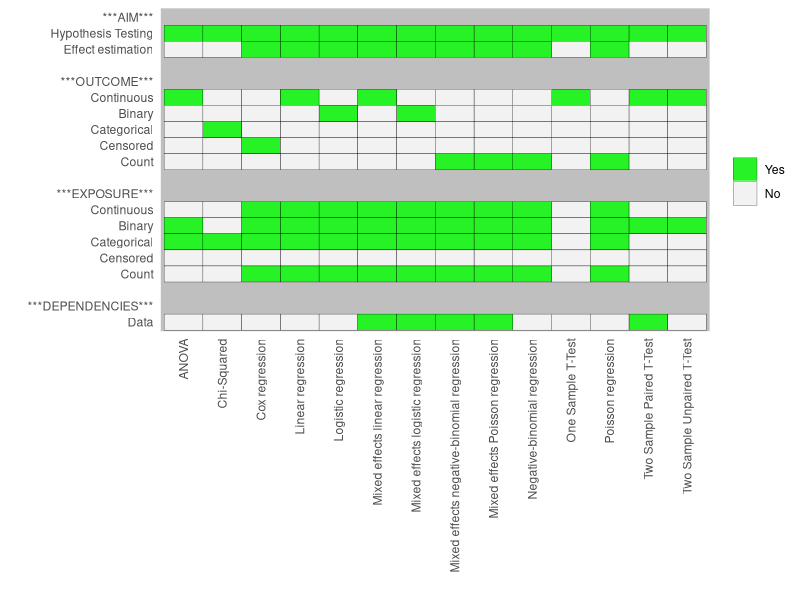

Write the R code that produced this figure.
## ---- chunk 1
library(data.table)
library(ggplot2)
data <- vector("list",100)
data[[1]] <- data.frame(
  "Method"="Chi-Squared",
  
  "***AIM***"=" ",
  "Hypothesis Testing"="Yes",
  "Effect estimation"="No",
  
  " "=" ",
  "***OUTCOME***"=" ",
  "Continuous"="No",
  "Binary"="No",
  "Categorical"="Yes",
  "Censored"="No",
  "Count"="No",
  
  "  "=" ",
  "***EXPOSURE***"=" ",
  "Continuous"="No",
  "Binary"="No",
  "Categorical"="Yes",
  "Censored"="No",
  "Count"="No",
  
  "   "=" ",
  "***DEPENDENCIES***"=" ",
  "Data"="No"
  )

data[[2]] <- data.frame(
  "Method"="One Sample T-Test",
  
  "***AIM***"=" ",
  "Hypothesis Testing"="Yes",
  "Effect estimation"="No",
  
  " "=" ",
  "***OUTCOME***"=" ",
  "Continuous"="Yes",
  "Binary"="No",
  "Categorical"="No",
  "Censored"="No",
  "Count"="No",
  
  "  "=" ",
  "***EXPOSURE***"=" ",
  "Continuous"="No",
  "Binary"="No",
  "Categorical"="No",
  "Censored"="No",
  "Count"="No",
  
  "   "=" ",
  "***DEPENDENCIES***"=" ",
  "Data"="No"
  )

data[[3]] <- data.frame(
  "Method"="Two Sample Paired T-Test",
  
  "***AIM***"=" ",
  "Hypothesis Testing"="Yes",
  "Effect estimation"="No",
  
  " "=" ",
  "***OUTCOME***"=" ",
  "Continuous"="Yes",
  "Binary"="No",
  "Categorical"="No",
  "Censored"="No",
  "Count"="No",
  
  "  "=" ",
  "***EXPOSURE***"=" ",
  "Continuous"="No",
  "Binary"="Yes",
  "Categorical"="No",
  "Censored"="No",
  "Count"="No",
  
  "   "=" ",
  "***DEPENDENCIES***"=" ",
  "Data"="Yes"
  )

data[[4]] <- data.frame(
  "Method"="Two Sample Unpaired T-Test",
  
  "***AIM***"=" ",
  "Hypothesis Testing"="Yes",
  "Effect estimation"="No",
  
  " "=" ",
  "***OUTCOME***"=" ",
  "Continuous"="Yes",
  "Binary"="No",
  "Categorical"="No",
  "Censored"="No",
  "Count"="No",
  
  "  "=" ",
  "***EXPOSURE***"=" ",
  "Continuous"="No",
  "Binary"="Yes",
  "Categorical"="No",
  "Censored"="No",
  "Count"="No",
  
  "   "=" ",
  "***DEPENDENCIES***"=" ",
  "Data"="No"
  )

data[[5]] <- data.frame(
  "Method"="ANOVA",
  
  "***AIM***"=" ",
  "Hypothesis Testing"="Yes",
  "Effect estimation"="No",
  
  " "=" ",
  "***OUTCOME***"=" ",
  "Continuous"="Yes",
  "Binary"="No",
  "Categorical"="No",
  "Censored"="No",
  "Count"="No",
  
  "  "=" ",
  "***EXPOSURE***"=" ",
  "Continuous"="No",
  "Binary"="Yes",
  "Categorical"="Yes",
  "Censored"="No",
  "Count"="No",
  
  "   "=" ",
  "***DEPENDENCIES***"=" ",
  "Data"="No"
  )

data[[6]] <- data.frame(
  "Method"="Linear regression",
  
  "***AIM***"=" ",
  "Hypothesis Testing"="Yes",
  "Effect estimation"="Yes",
  
  " "=" ",
  "***OUTCOME***"=" ",
  "Continuous"="Yes",
  "Binary"="No",
  "Categorical"="No",
  "Censored"="No",
  "Count"="No",
  
  "  "=" ",
  "***EXPOSURE***"=" ",
  "Continuous"="Yes",
  "Binary"="Yes",
  "Categorical"="Yes",
  "Censored"="No",
  "Count"="Yes",
  
  "   "=" ",
  "***DEPENDENCIES***"=" ",
  "Data"="No"
  )

data[[7]] <- data.frame(
  "Method"="Logistic regression",
  
  "***AIM***"=" ",
  "Hypothesis Testing"="Yes",
  "Effect estimation"="Yes",
  
  " "=" ",
  "***OUTCOME***"=" ",
  "Continuous"="No",
  "Binary"="Yes",
  "Categorical"="No",
  "Censored"="No",
  "Count"="No",
  
  "  "=" ",
  "***EXPOSURE***"=" ",
  "Continuous"="Yes",
  "Binary"="Yes",
  "Categorical"="Yes",
  "Censored"="No",
  "Count"="Yes",
  
  "   "=" ",
  "***DEPENDENCIES***"=" ",
  "Data"="No"
  )

data[[8]] <- data.frame(
  "Method"="Poisson regression",
  
  "***AIM***"=" ",
  "Hypothesis Testing"="Yes",
  "Effect estimation"="Yes",
  
  " "=" ",
  "***OUTCOME***"=" ",
  "Continuous"="No",
  "Binary"="No",
  "Categorical"="No",
  "Censored"="No",
  "Count"="Yes",
  
  "  "=" ",
  "***EXPOSURE***"=" ",
  "Continuous"="Yes",
  "Binary"="Yes",
  "Categorical"="Yes",
  "Censored"="No",
  "Count"="Yes",
  
  "   "=" ",
  "***DEPENDENCIES***"=" ",
  "Data"="No"
  )

data[[9]] <- data.frame(
  "Method"="Negative-binomial regression",
  
  "***AIM***"=" ",
  "Hypothesis Testing"="Yes",
  "Effect estimation"="Yes",
  
  " "=" ",
  "***OUTCOME***"=" ",
  "Continuous"="No",
  "Binary"="No",
  "Categorical"="No",
  "Censored"="No",
  "Count"="Yes",
  
  "  "=" ",
  "***EXPOSURE***"=" ",
  "Continuous"="Yes",
  "Binary"="Yes",
  "Categorical"="Yes",
  "Censored"="No",
  "Count"="Yes",
  
  "   "=" ",
  "***DEPENDENCIES***"=" ",
  "Data - Dependencies"="No"
  )

data[[10]] <- data.frame(
  "Method"="Cox regression",
  
  "***AIM***"=" ",
  "Hypothesis Testing"="Yes",
  "Effect estimation"="Yes",
  
  " "=" ",
  "***OUTCOME***"=" ",
  "Continuous"="No",
  "Binary"="No",
  "Categorical"="No",
  "Censored"="Yes",
  "Count"="No",
  
  "  "=" ",
  "***EXPOSURE***"=" ",
  "Continuous"="Yes",
  "Binary"="Yes",
  "Categorical"="Yes",
  "Censored"="No",
  "Count"="Yes",
  
  "   "=" ",
  "***DEPENDENCIES***"=" ",
  "***DEPENDENCIES***"="No"
  )

data[[11]] <- data.frame(
  "Method"="Mixed effects linear regression",
  
  "***AIM***"=" ",
  "Hypothesis Testing"="Yes",
  "Effect estimation"="Yes",
  
  " "=" ",
  "***OUTCOME***"=" ",
  "Continuous"="Yes",
  "Binary"="No",
  "Categorical"="No",
  "Censored"="No",
  "Count"="No",
  
  "  "=" ",
  "***EXPOSURE***"=" ",
  "Continuous"="Yes",
  "Binary"="Yes",
  "Categorical"="Yes",
  "Censored"="No",
  "Count"="Yes",
  
  "   "=" ",
  "***DEPENDENCIES***"=" ",
  "Data"="Yes"
  )

data[[12]] <- data.frame(
  "Method"="Mixed effects logistic regression",
  
  "***AIM***"=" ",
  "Hypothesis Testing"="Yes",
  "Effect estimation"="Yes",
  
  " "=" ",
  "***OUTCOME***"=" ",
  "Continuous"="No",
  "Binary"="Yes",
  "Categorical"="No",
  "Censored"="No",
  "Count"="No",
  
  "  "=" ",
  "***EXPOSURE***"=" ",
  "Continuous"="Yes",
  "Binary"="Yes",
  "Categorical"="Yes",
  "Censored"="No",
  "Count"="Yes",
  
  "   "=" ",
  "***DEPENDENCIES***"=" ",
  "Data"="Yes"
  )

data[[13]] <- data.frame(
  "Method"="Mixed effects Poisson regression",
  
  "***AIM***"=" ",
  "Hypothesis Testing"="Yes",
  "Effect estimation"="Yes",
  
  " "=" ",
  "***OUTCOME***"=" ",
  "Continuous"="No",
  "Binary"="No",
  "Categorical"="No",
  "Censored"="No",
  "Count"="Yes",
  
  "  "=" ",
  "***EXPOSURE***"=" ",
  "Continuous"="Yes",
  "Binary"="Yes",
  "Categorical"="Yes",
  "Censored"="No",
  "Count"="Yes",
  
  "   "=" ",
  "***DEPENDENCIES***"=" ",
  "Data"="Yes"
  )

data[[14]] <- data.frame(
  "Method"="Mixed effects negative-binomial regression",
  
  "***AIM***"=" ",
  "Hypothesis Testing"="Yes",
  "Effect estimation"="Yes",
  
  " "=" ",
  "***OUTCOME***"=" ",
  "Continuous"="No",
  "Binary"="No",
  "Categorical"="No",
  "Censored"="No",
  "Count"="Yes",
  
  "  "=" ",
  "***EXPOSURE***"=" ",
  "Continuous"="Yes",
  "Binary"="Yes",
  "Categorical"="Yes",
  "Censored"="No",
  "Count"="Yes",
  
  "   "=" ",
  "***DEPENDENCIES***"=" ",
  "Data - Dependencies"="Yes"
  )

data <- rbindlist(data)
variableNames <- c(
  "Method",
  "***AIM***",
  "Hypothesis Testing",
  "Effect estimation",
  " ",
  "***OUTCOME***",
  "Continuous",
  "Binary",
  "Categorical",
  "Censored",
  "Count",
  "  ",
  "***EXPOSURE***",
  " Continuous",
  " Binary",
  " Categorical",
  " Censored",
  " Count",
  "   ",
  "***DEPENDENCIES***",
  "Data")
setnames(data,variableNames)
data <- melt.data.table(data,id=c("Method"),variable.factor = FALSE)
data[,variable:=factor(variable,levels=rev(variableNames))]
data[,value:=factor(value,levels=c("Yes","No"," "))]

q <- ggplot(data,aes(x=Method,y=variable))
q <- q + geom_tile(alpha=0)
q <- q + geom_tile(data=data[value!=" "],alpha=0.8,aes(fill=value),colour="black")
q <- q + scale_x_discrete("")
q <- q + scale_y_discrete("")
q <- q + scale_fill_manual("",values=c("green","white"))
q <- q + theme(axis.text.x= element_text(angle=90,hjust=1,vjust=0.5))
q <- q + theme(panel.background = element_rect(fill = "gray75", colour = "white"))
q <- q + theme(panel.grid.major = element_blank())
q <- q + theme(axis.ticks=element_blank())
q
